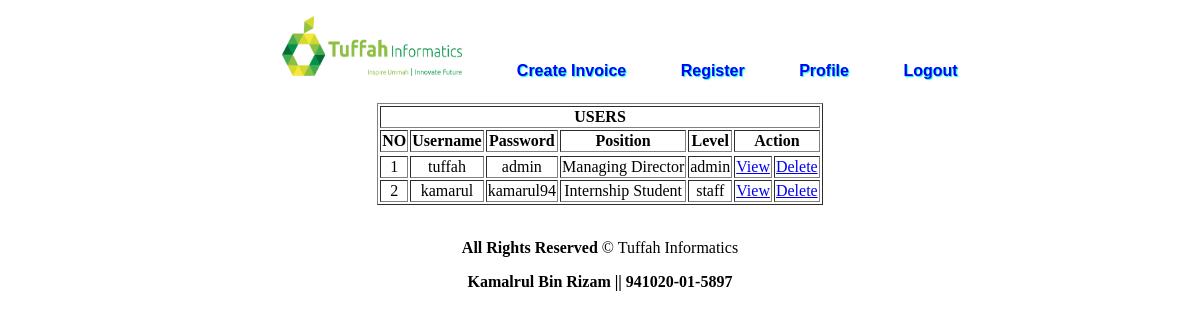
/admin/user.php (signed in), run on an earlier commit of the app's database.
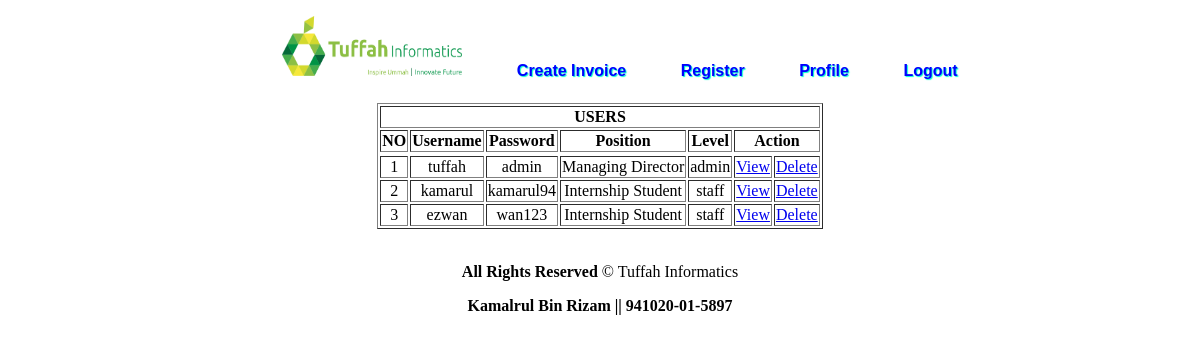
And on a later commit of the database.
### tables this page shows
CREATE TABLE IF NOT EXISTS `user` (
  `user_id` int(200) NOT NULL AUTO_INCREMENT,
  `username` varchar(200) NOT NULL,
  `password` varchar(200) NOT NULL,
  `name` varchar(200) NOT NULL,
  `ic` varchar(200) NOT NULL,
  `dob` date NOT NULL,
  `phone` varchar(200) NOT NULL,
  `email` varchar(200) NOT NULL,
  `address` varchar(200) NOT NULL,
  `position` varchar(200) NOT NULL,
  `level` varchar(200) NOT NULL,
  PRIMARY KEY (`user_id`)
);

### admin/user.php (the view, shortened to what this page needs)
<?php
	$id = $_SESSION['ic'];
	$sql = "SELECT * FROM user WHERE ic = '$id'";
	$res = mysql_query($sql) or die('Query failed. ' . mysql_error());
	$row = mysql_fetch_array($res, MYSQL_ASSOC);
	$name = $row['name'];
	$ic = $row['ic'];
?>
<!DOCTYPE html PUBLIC "-//W3C//DTD XHTML 1.0 Transitional//EN" "http://www.w3.org/TR/xhtml1/DTD/xhtml1-transitional.dtd">
<html xmlns="http://www.w3.org/1999/xhtml">
<head>
<link rel="stylesheet" href="../style/style.css" type="text/css" />
</head>
<body>
	<div>
    	<div>
    		<ul id="menu">
        		<li><a href="index.php"><img src="../img/logo.png" width="180" height="60" /></a></li>
        		<li><a href="create_invoice.php">Create Invoice</a></li>
                <li><a href="register.php">Register</a></li>
                <li><a href="profile.php">Profile</a></li>
        		<li><a href="../logout.php">Logout</a></li>
			</ul>
		</div>
        <br /><br />
        <div>
    		<table border="1" align="center">
            	<tr>
                	<th colspan="13">USERS</th>
                </tr>
                <tr>
                	<th>NO</th>
                    <th>Username</th>
                    <th>Password</th>
                    <th>Position</th>
                    <th>Level</th>
                    <th colspan="2">Action</th>
                    <tr>
                	<?php
						$sql1 = "SELECT * FROM user";
						$res1 = mysql_query($sql1) or die('Query failed. ' . mysql_error());
							$i=1;
								while($user = mysql_fetch_array($res1)){
									echo "<tr>";
									echo "<td align='center'>" .$i. "</td>";
									echo "<td align='center'>" .$user['username']. "</td>";
									echo "<td align='center'>" .$user['password']. "</td>";
									echo "<td align='center'>" .$user['position']. "</td>";
									echo "<td align='center'>" .$user['level']. "</td>";
									echo "<td align='center'><a href='user_view.php?view=$user[user_id]'>View</a></td>";
									echo "<td align='center'><a href='user_delete.php?delete=$user[user_id]'>Delete</a></td>";
									echo "</tr>";
									$i++;
								}
					?>
            	</tr>
        </table>
        </div>
        <br />
        <div>
        	<footer align="center">
            	<p><b>All Rights Reserved</b> &copy; Tuffah Informatics</p>
                <p><b><?php echo $name ?> || <?php echo $ic ?></b></p>
            </footer>
        </div>
</body>
</html>

### style/style.css (style rules this page uses)
#menu { width:auto; height: 35px; font-size: 16px; font-family: Tahoma, Geneva, sans-serif; font-weight: bold; text-align: center; text-shadow: 1px 1px 1px #0FC; background-color:transparent; border-radius: 8px; }
#menu li { display: inline; padding: 15px; }
#menu a { text-decoration: none; color: #00F; padding: 10px 10px 10px 10px; }

What changed in the data, as far as the page shows it:
added user: username "ezwan", password "wan123", position "Internship Student", level "staff"
